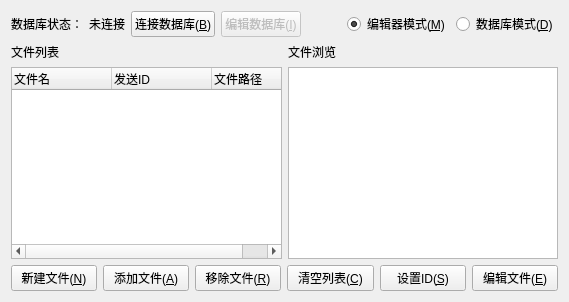
      <widget class="QWidget" name="editTab">
       <attribute name="title">
        <string>编辑器</string>
       </attribute>
       <layout class="QGridLayout" name="gridLayout_10">
        <item row="1" column="0">
         <layout class="QVBoxLayout" name="fileListLayout">
          <item>
           <widget class="QLabel" name="fileListLabel">
            <property name="text">
             <string>文件列表</string>
            </property>
           </widget>
          </item>
          <item>
           <widget class="QTreeWidget" name="fileListTreeWidget">
            <property name="autoScroll">
             <bool>false</bool>
            </property>
            <property name="editTriggers">
             <set>QAbstractItemView::NoEditTriggers</set>
            </property>
            <column>
             <property name="text">
              <string>文件名</string>
             </property>
            </column>
            <column>
             <property name="text">
              <string>发送ID</string>
             </property>
            </column>
            <column>
             <property name="text">
              <string>文件路径</string>
             </property>
            </column>
           </widget>
          </item>
         </layout>
        </item>
        <item row="1" column="1">
         <layout class="QVBoxLayout" name="fileBrowseLayout">
          <property name="sizeConstraint">
           <enum>QLayout::SetFixedSize</enum>
          </property>
          <item>
           <widget class="QLabel" name="fileBrowseLabel">
            <property name="text">
             <string>文件浏览</string>
            </property>
           </widget>
          </item>
          <item>
           <widget class="QTreeWidget" name="fileBrowseTreeWidget">
            <property name="editTriggers">
             <set>QAbstractItemView::NoEditTriggers</set>
            </property>
            <attribute name="headerVisible">
             <bool>false</bool>
            </attribute>
            <column>
             <property name="text">
              <string>浏览</string>
             </property>
            </column>
           </widget>
          </item>
         </layout>
        </item>
        <item row="2" column="0" colspan="2">
         <layout class="QHBoxLayout" name="editButtonLayout">
          <item>
           <widget class="QPushButton" name="newFileButton">
            <property name="toolTip">
             <string>创建一个新的文件。</string>
            </property>
            <property name="statusTip">
             <string>创建一个新的文件。</string>
            </property>
            <property name="text">
             <string>新建文件(&amp;N)</string>
            </property>
           </widget>
          </item>
          <item>
           <widget class="QPushButton" name="addFileButton">
            <property name="toolTip">
             <string>添加adm文件到文件列表中。</string>
            </property>
            <property name="statusTip">
             <string>添加adm文件到文件列表中。</string>
            </property>
            <property name="text">
             <string>添加文件(&amp;A)</string>
            </property>
           </widget>
          </item>
          <item>
           <widget class="QPushButton" name="removeFileButton">
            <property name="toolTip">
             <string>将文件列表中选中的文件移除。</string>
            </property>
            <property name="statusTip">
             <string>将文件列表中选中的文件移除。</string>
            </property>
            <property name="text">
             <string>移除文件(&amp;R)</string>
            </property>
           </widget>
          </item>
          <item>
           <widget class="QPushButton" name="clearListButton">
            <property name="toolTip">
             <string>清空文件列表。</string>
            </property>
            <property name="statusTip">
             <string>清空文件列表。</string>
            </property>
            <property name="text">
             <string>清空列表(&amp;C)</string>
            </property>
           </widget>
          </item>
          <item>
           <widget class="QPushButton" name="setIDButton">
            <property name="toolTip">
             <string>设置选中的文件发送ID，用于将该文件发送到对应ID的客户端。</string>
            </property>
            <property name="statusTip">
             <string>设置选中的文件发送ID，用于将该文件发送到对应ID的客户端。</string>
            </property>
            <property name="text">
             <string>设置ID(&amp;S)</string>
            </property>
           </widget>
          </item>
          <item>
           <widget class="QPushButton" name="editFileButton">
            <property name="toolTip">
             <string>编辑当前选中的文件。</string>
            </property>
            <property name="statusTip">
             <string>编辑当前选中的文件。</string>
            </property>
            <property name="text">
             <string>编辑文件(&amp;E)</string>
            </property>
           </widget>
          </item>
         </layout>
        </item>
        <item row="0" column="0" colspan="2">
         <layout class="QHBoxLayout" name="editModeLayout">
          <item>
           <widget class="QWidget" name="connectDatabaseWidget" native="true">
            <property name="sizePolicy">
             <sizepolicy hsizetype="Preferred" vsizetype="Preferred">
              <horstretch>0</horstretch>
              <verstretch>0</verstretch>
             </sizepolicy>
            </property>
            <layout class="QGridLayout" name="gridLayout_2">
             <property name="leftMargin">
              <number>0</number>
             </property>
             <property name="topMargin">
              <number>0</number>
             </property>
             <property name="rightMargin">
              <number>0</number>
             </property>
             <property name="bottomMargin">
              <number>0</number>
             </property>
             <item row="0" column="1">
              <widget class="QLabel" name="databaseState">
               <property name="text">
                <string>未连接</string>
               </property>
              </widget>
             </item>
             <item row="0" column="2">
              <widget class="QPushButton" name="connectOrDisconnectDatabaseButton">
               <property name="toolTip">
                <string>连接数据库。</string>
               </property>
               <property name="statusTip">
                <string>连接数据库。</string>
               </property>
               <property name="text">
                <string>连接数据库(&amp;B)</string>
               </property>
               <property name="checkable">
                <bool>true</bool>
               </property>
              </widget>
             </item>
             <item row="0" column="0">
              <widget class="QLabel" name="databaseStateLabel">
               <property name="text">
                <string>数据库状态：</string>
               </property>
              </widget>
             </item>
             <item row="0" column="3">
              <widget class="QPushButton" name="editDatabaseButton">
               <property name="enabled">
                <bool>false</bool>
               </property>
               <property name="toolTip">
                <string>编辑数据库中的广告。</string>
               </property>
               <property name="statusTip">
                <string>编辑数据库中的广告。</string>
               </property>
               <property name="text">
                <string>编辑数据库(&amp;I)</string>
               </property>
              </widget>
             </item>
            </layout>
           </widget>
          </item>
          <item>
           <spacer name="editModeHorizontalSpacer">
            <property name="orientation">
             <enum>Qt::Horizontal</enum>
            </property>
            <property name="sizeHint" stdset="0">
             <size>
              <width>40</width>
              <height>23</height>
             </size>
            </property>
           </spacer>
          </item>
          <item>
           <widget class="QRadioButton" name="editModeRadioButton">
            <property name="toolTip">
             <string>手动指定文件路径或输入文本来提供广告资源。</string>
            </property>
            <property name="statusTip">
             <string>手动指定文件路径或输入文本来提供广告资源。</string>
            </property>
            <property name="text">
             <string>编辑器模式(&amp;M)</string>
            </property>
            <property name="checked">
             <bool>true</bool>
            </property>
           </widget>
          </item>
          <item>
           <widget class="QRadioButton" name="databaseModeRadioButton">
            <property name="toolTip">
             <string>使用数据库来提供广告资源。</string>
            </property>
            <property name="statusTip">
             <string>使用数据库来提供广告资源。</string>
            </property>
            <property name="text">
             <string>数据库模式(&amp;D)</string>
            </property>
           </widget>
          </item>
         </layout>
        </item>
       </layout>
      </widget>
